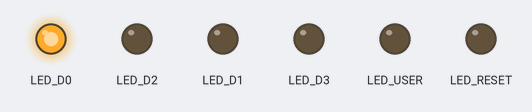
Simulated run of this sketch. Board: Arduino Opta. Shown: output pins drawn as LEDs (lit = HIGH).

Above: at 0.05 s.
At 0.25 s:
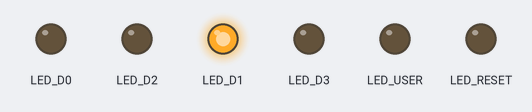
At 0.9 s:
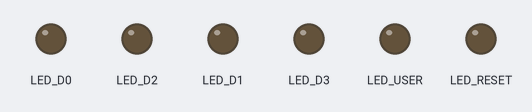
At 1.85 s:
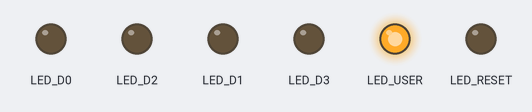
At 2.85 s:
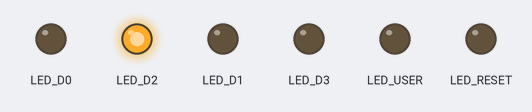
At 5.45 s:
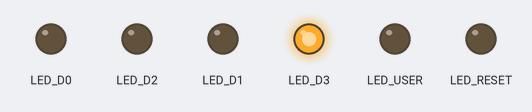
Timing chart, 0 to 5.8 s (numbered marks = the images above):
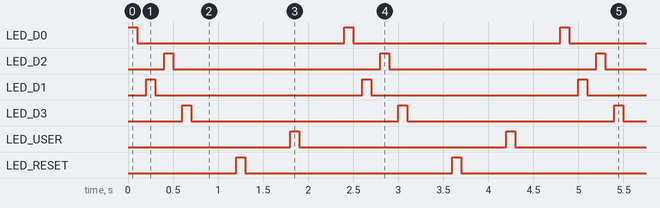

The sketch:

1_Getting_Started.ino
```cpp
/**
  Getting Started with Opta™
  Name: LED_Blink_Opta
  Purpose: Blink STATUS LEDs on Opta™.

  @author Arduino

  NOTE: If there is a read error consult the documentation here: https://forum.arduino.cc/t/opta-unable-to-upload-programs-error-exit-status-74/1193410/4
*/

void setup() {
  pinMode(LED_D0, OUTPUT);
  pinMode(LED_D1, OUTPUT);
  pinMode(LED_D2, OUTPUT);
  pinMode(LED_D3, OUTPUT);
  pinMode(LED_RESET, OUTPUT);
  pinMode(LED_USER, OUTPUT);
}

void loop() {
  digitalWrite(LED_D0, HIGH);
  delay(100);
  digitalWrite(LED_D0, LOW);
  delay(100);

  digitalWrite(LED_D1, HIGH);
  delay(100);
  digitalWrite(LED_D1, LOW);
  delay(100);

  digitalWrite(LED_D2, HIGH);
  delay(100);
  digitalWrite(LED_D2, LOW);
  delay(100);

  digitalWrite(LED_D3, HIGH);
  delay(100);
  digitalWrite(LED_D3, LOW);
  delay(500);

  digitalWrite(LED_RESET, HIGH);
  delay(100);
  digitalWrite(LED_RESET, LOW);
  delay(500);

  digitalWrite(LED_USER, HIGH);
  delay(100);
  digitalWrite(LED_USER, LOW);
  delay(500);
}
```

Measured:
- by itself, LED_D0, LED_D2, LED_D1, LED_D3, LED_USER, LED_RESET: alternates HIGH for 0.10 s and LOW for 2.3 s
- by itself, everything shown: repeats every 2.4 s, in 9 steps
